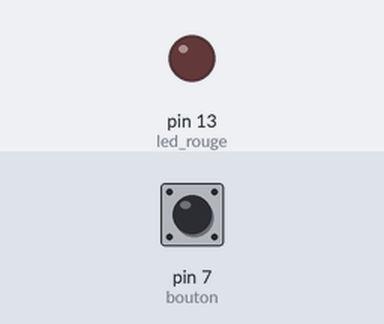
A sketch run on a simulated Arduino Uno, built with avr-gcc and run on an emulated ATmega328P. Parts: output pins drawn as LEDs (lit = HIGH). Dashed ring = blinking. The test bench sets the inputs (shaded band); at power-on: pin 7 (bouton) LOW. What the sketch prints to the serial monitor is not drawn.

Above: at 3.2 s.
3.3 s: pin 7 (bouton) driven HIGH
At 4.5 s:
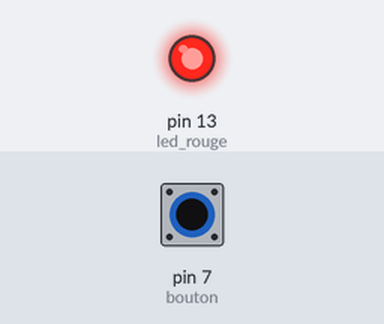
4.8 s: pin 7 (bouton) driven LOW
At 5.6 s:
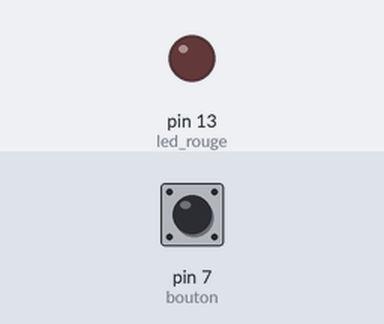
7.8 s: pin 7 (bouton) pulsed HIGH 5 times (0.12 s each, 0.3 s apart)
At 7.86 s:
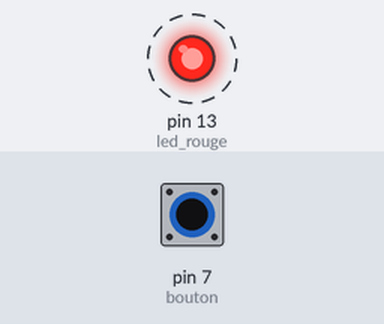
Timing chart, 0 to 10.8 s (numbered marks = the images above; inputs shaded):
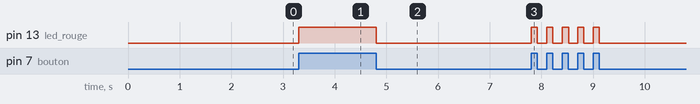

Measured:
- after the input at 3.3 s, pin 13 (led_rouge): LOW → HIGH at once
- after the input at 4.8 s, pin 13 (led_rouge): HIGH → LOW at once
- after the input at 7.8 s, pin 13 (led_rouge): alternates HIGH for 0.12 s and LOW for 0.18 s, 10 changes in all, then stays LOW, starting at once

The sketch:

Test_Bouton_LED.ino
```cpp
// Test fonctionnalité LED et Bouton

const int led_rouge=13;
const int bouton=7;
int val=0;

void setup() {

  Serial.begin(9600);
  pinMode(led_rouge,OUTPUT);
  pinMode(bouton,INPUT);
  digitalWrite(led_rouge,LOW);
  delay(2000);
}

void loop() {

  val=digitalRead(bouton); // lecture de la valeur du bouton
  Serial.print(val);
  Serial.print("");
  if (val==HIGH){ // si le bouton n'est pas préssé alors la led est éteinte
    digitalWrite(led_rouge,HIGH);
    Serial.println("HIGH");
  }
  else {      // si le bouton est préssé la led s'allume
     digitalWrite(led_rouge,LOW);
     Serial.println("LOW");
  }
}
```
